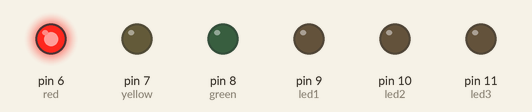
A sketch run on a simulated Arduino Uno, built with avr-gcc and run on an emulated ATmega328P. Shown: output pins drawn as LEDs (lit = HIGH).

Above: at 0.1 s.
At 5.1 s:
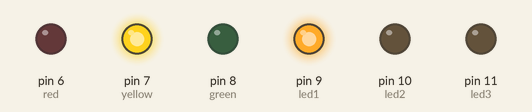
At 9.1 s:
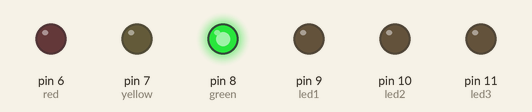
At 19.1 s:
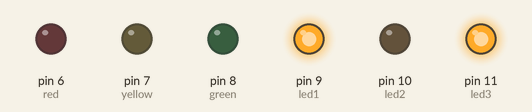
At 29.1 s:
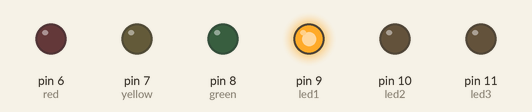
At 38.1 s:
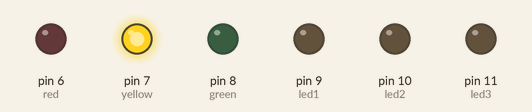
Timing chart, 0 to 40.0 s (numbered marks = the images above):
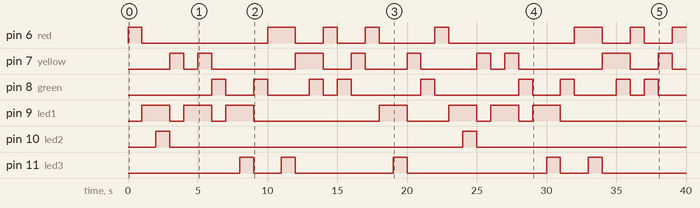

Measured:
- by itself, pin 6 (red): LOW → HIGH at 0.00 s, → LOW 1.0 s later, → HIGH 9.0 s later, → LOW 2.0 s later, … (15 changes in this stretch)
- by itself, pin 7 (yellow): LOW → HIGH at 3.0 s, → LOW 1.0 s later, → HIGH 1.0 s later, → LOW 1.0 s later, … (18 changes in this stretch)
- by itself, pin 8 (green): LOW → HIGH at 6.0 s, → LOW 1.0 s later, → HIGH 2.0 s later, → LOW 1.0 s later, … (18 changes in this stretch)
- by itself, pin 9 (led1): LOW → HIGH at 1.0 s, → LOW 2.0 s later, → HIGH 1.0 s later, → LOW 2.0 s later, … (14 changes in this stretch)
- by itself, pin 10 (led2): alternates HIGH for 1.0 s and LOW for 21.0 s
- by itself, pin 11 (led3): LOW → HIGH at 8.0 s, → LOW 1.0 s later, → HIGH 2.0 s later, → LOW 1.0 s later, … (10 changes in this stretch)

The sketch:

StarterDiscoLight.ino
```cpp
int red = 6;
int yellow = 7;
int green = 8;
int led1 = 9;
int led2 = 10;
int led3 = 11;
int delayr = 1000;
int delayy = 1000;
int delayg = 1000;
int delayl1 = 1000;
int delayl2 = 1000;
int delayl3 = 1000;
void setup() {
  // put your setup code here, to run once:
pinMode(red,OUTPUT);
pinMode(yellow,OUTPUT);
pinMode(green,OUTPUT);
pinMode(led1,OUTPUT);
pinMode(led2,OUTPUT);
pinMode(led3,OUTPUT);
}
void loop() {
  // put your main code here, to run repeatedly:
digitalWrite(red,1);
delay(delayr);
digitalWrite(red,0);
digitalWrite(led1,1);
delay(delayg);
digitalWrite(led2,1);
delay(delayr);
digitalWrite(led1,0);
digitalWrite(led2,0);
digitalWrite(yellow,1);
delay(delayy);
digitalWrite(yellow,0);
digitalWrite(led1,1);
delay(delayg);
digitalWrite(yellow,1);
delay(delayr);
digitalWrite(led1,0);
digitalWrite(yellow,0);
digitalWrite(green,1);
delay(delayg);
digitalWrite(green,0);
digitalWrite(led1,1);
delay(delayg);
digitalWrite(led3,1);
delay(delayr);
digitalWrite(led1,0);
digitalWrite(led3,0);
digitalWrite(green,1);
delay(delayg);
digitalWrite(green,0);
digitalWrite(red,1);
delay(delayg);
digitalWrite(led3,1);
delay(delayr);
digitalWrite(red,0);
digitalWrite(led3,0);
digitalWrite(yellow,1);
delay(delayy);
digitalWrite(green,1);
delay(delayg);
digitalWrite(yellow,0);
digitalWrite(green,0);
digitalWrite(red,1);
delay(delayr);
digitalWrite(red,0);
digitalWrite(green,1);
delay(delayg);
digitalWrite(green,0);
digitalWrite(yellow,1);
delay(delayy);
digitalWrite(yellow,0);
digitalWrite(red,1);
delay(delayr);
digitalWrite(red,0);
digitalWrite(led1,1);
delay(delayg);
digitalWrite(led3,1);
delay(delayr);
digitalWrite(led1,0);
digitalWrite(led3,0);
digitalWrite(yellow,1);
delay(delayy);
digitalWrite(yellow,0);
digitalWrite(green,1);
delay(delayg);
digitalWrite(green,0);
}
```
